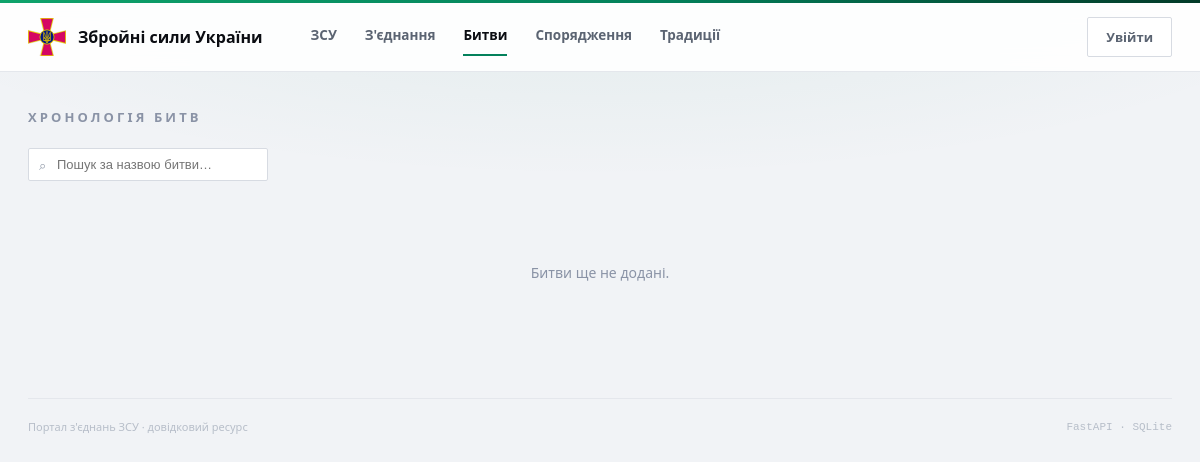
Before: /battles with the older database file.
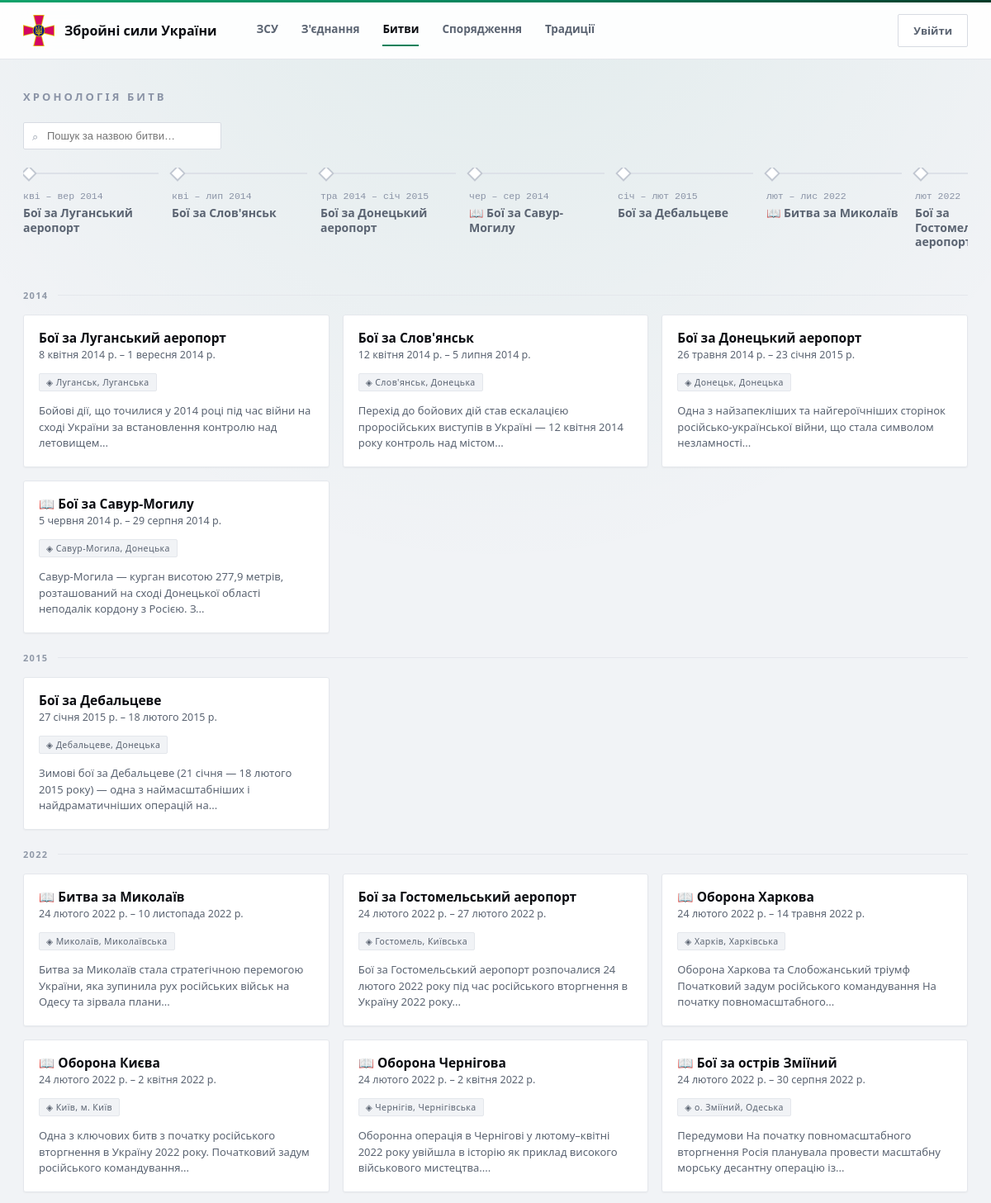
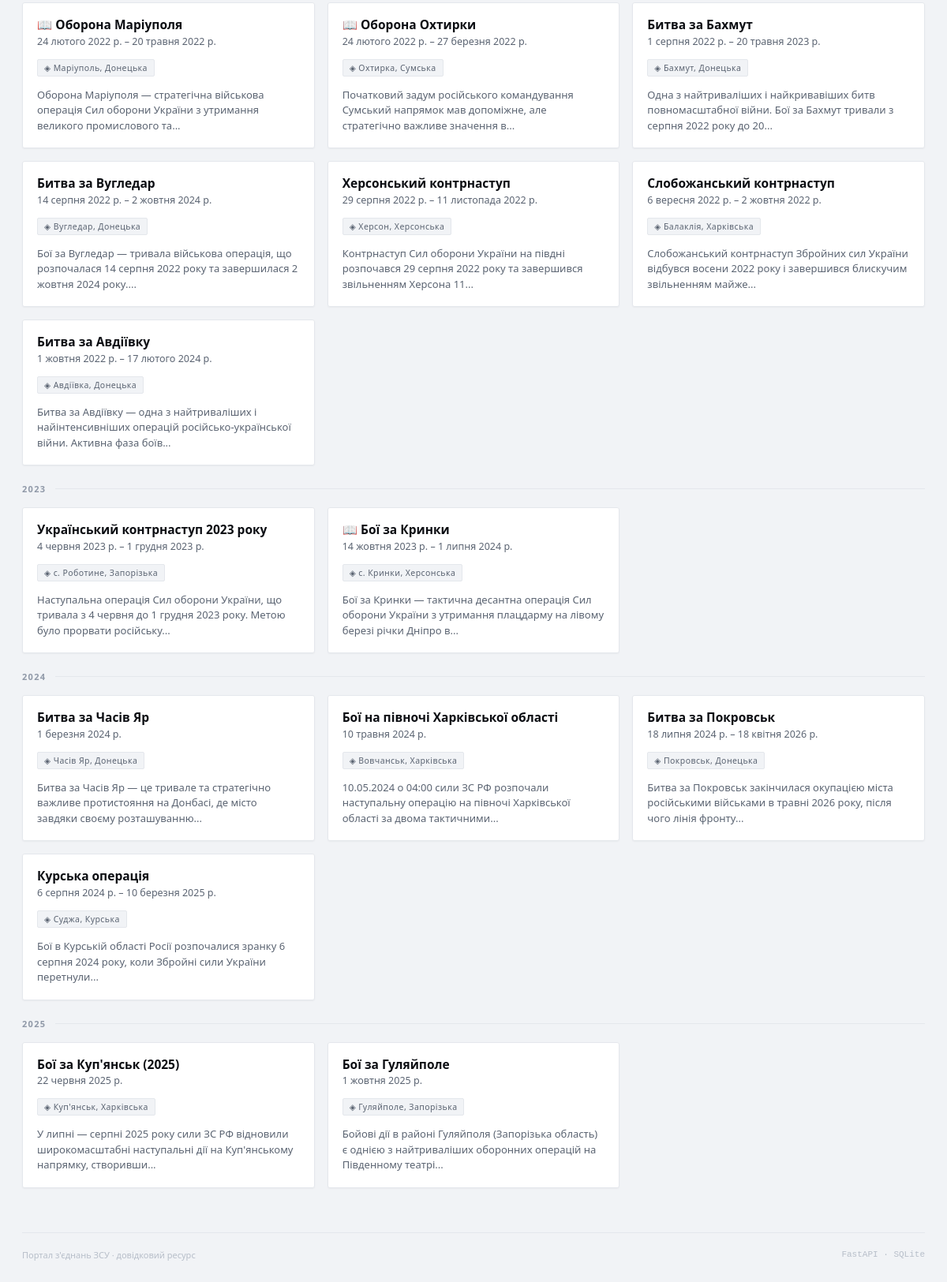
After: the same page with the newer database file (2 pictures, top to bottom).
### tables this page shows
CREATE TABLE battles (
    battle_id      INTEGER PRIMARY KEY,
    name           TEXT NOT NULL,
    location_id    INTEGER REFERENCES locations (location_id),
    start_date     DATE,
    end_date       DATE,
    description    TEXT,
    created_at     TIMESTAMP NOT NULL DEFAULT CURRENT_TIMESTAMP,
    updated_at     TIMESTAMP NOT NULL DEFAULT CURRENT_TIMESTAMP,
    CHECK (start_date IS NULL OR end_date IS NULL OR start_date <= end_date)
);

CREATE TABLE locations (
    location_id   INTEGER PRIMARY KEY,
    city_name     TEXT NOT NULL,
    region_id     INTEGER NOT NULL REFERENCES regions (region_id),
    created_at    TIMESTAMP NOT NULL DEFAULT CURRENT_TIMESTAMP,
    updated_at    TIMESTAMP NOT NULL DEFAULT CURRENT_TIMESTAMP,
    UNIQUE (city_name, region_id)
);

CREATE TABLE regions (
    region_id      INTEGER PRIMARY KEY,
    region_name    TEXT NOT NULL UNIQUE,
    created_at     TIMESTAMP NOT NULL DEFAULT CURRENT_TIMESTAMP,
    updated_at     TIMESTAMP NOT NULL DEFAULT CURRENT_TIMESTAMP
);

### app/routers/battles.py (the view)
@router.get("")
def list_battles(request: Request, db: sqlite3.Connection = Depends(get_db)):
    rows = db.execute(
        """SELECT b.battle_id, b.name, b.start_date, b.end_date, b.description, l.city_name, r.region_name
           FROM battles b
           LEFT JOIN locations l ON b.location_id = l.location_id
           LEFT JOIN regions r ON l.region_id = r.region_id
           ORDER BY b.start_date"""
    ).fetchall()
    battles = []
    for r in rows:
        battle = dict(r)
        battle["status"] = _battle_status(r["start_date"], r["end_date"])
        battle["period"] = _format_period(r["start_date"], r["end_date"])
        battle["year"] = r["start_date"][:4] if r["start_date"] else None
        battles.append(battle)
    return templates.TemplateResponse(request, "battles_list.html", {"battles": battles})

### app/templates/battles_list.html (shortened to what this page needs)
{% extends "base.html" %}
{% block content %}
<div class="page-eyebrow">Хронологія битв</div>
<div class="toolbar">
  <div class="search search--inline">
    <input id="battle-search" placeholder="Пошук за назвою битви…" autocomplete="off">
  </div>
</div>
{% if battles %}
<div class="timeline" id="battles-timeline">
  <div class="timeline__track">
    {% for b in battles %}
      <a class="timeline__node battle-row {{ 'is-active' if b.status == 'триває' }}" data-name="{{ b.name|lower }}" href="/battles/{{ b.battle_id }}">
        <div class="line">
          <span class="diamond"></span>
          <span class="bar"></span>
        </div>
        <div class="period">{{ b.period }}</div>
        <div class="name">{{ b.name }}</div>
      </a>
    {% endfor %}
  </div>
</div>
{% endif %}
<div class="grid-cards" id="battles-cards">
  {% for b in battles %}
    {% if loop.first or b.year != battles[loop.index0 - 1].year %}
      <div class="divider"><span>{{ b.year or 'Без дати' }}</span></div>
    {% endif %}
    <a class="card battle-row" data-name="{{ b.name|lower }}" href="/battles/{{ b.battle_id }}">
      <div class="card__head">
        <span class="card__title">
          <span class="card__name">{{ b.name }}</span>
          <span class="card__sub mono">{{ b.start_date | uk_date }}{% if b.end_date %} – {{ b.end_date | uk_date }}{% endif %}</span>
        </span>
      </div>
      {% if b.city_name %}<div class="tags"><span class="tag">◈ {{ b.city_name }}{% if b.region_name %}, {{ b.region_name }}{% endif %}</span></div>{% endif %}
      {% if b.description %}<div style="color:var(--muted);font-size:13px;line-height:1.5">{{ b.description|striptags|truncate(120) }}</div>{% endif %}
    </a>
  {% else %}
    <div class="empty" style="grid-column:1/-1">Битви ще не додані.</div>
  {% endfor %}
</div>
{% endblock %}

Changed rows visible on the page:
added battles: period "кві – вер 2014", name "Бої за Луганський аеропорт", year "2014", start_date|uk_date "8 квітня 2014 р.", end_date|uk_date "1 вересня 2014 р.", city_name "Луганськ", region_name "Луганська", description "Бойові дії, що точилися у 2014 році під час війни на сході України за встановлення контролю над летовищем..."
added battles: period "кві – лип 2014", name "Бої за Слов'янськ", start_date|uk_date "12 квітня 2014 р.", end_date|uk_date "5 липня 2014 р.", city_name "Слов'янськ", region_name "Донецька", description "Перехід до бойових дій став ескалацією проросійських виступів в Україні — 12 квітня 2014 року контроль над містом..."
added battles: period "тра 2014 – січ 2015", name "Бої за Донецький аеропорт", start_date|uk_date "26 травня 2014 р.", end_date|uk_date "23 січня 2015 р.", city_name "Донецьк", region_name "Донецька", description "Одна з найзапекліших та найгероїчніших сторінок російсько-української війни, що стала символом незламності..."
added battles: period "чер – сер 2014", name "📖 Бої за Савур-Могилу", start_date|uk_date "5 червня 2014 р.", end_date|uk_date "29 серпня 2014 р.", city_name "Савур-Могила", region_name "Донецька", description "Савур-Могила — курган висотою 277,9 метрів, розташований на сході Донецької області неподалік кордону з Росією. З..."
added battles: period "січ – лют 2015", name "Бої за Дебальцеве", year "2015", start_date|uk_date "27 січня 2015 р.", end_date|uk_date "18 лютого 2015 р.", city_name "Дебальцеве", region_name "Донецька", description "Зимові бої за Дебальцеве (21 січня — 18 лютого 2015 року) — одна з наймасштабніших і найдраматичніших операцій на..."
added battles: period "лют – лис 2022", name "📖 Битва за Миколаїв", year "2022", start_date|uk_date "24 лютого 2022 р.", end_date|uk_date "10 листопада 2022 р.", city_name "Миколаїв", region_name "Миколаївська", description "Битва за Миколаїв стала стратегічною перемогою України, яка зупинила рух російських військ на Одесу та зірвала плани..."
added battles: period "лют 2022", name "Бої за…", name "Бої за Гостомельський аеропорт", start_date|uk_date "24 лютого 2022 р.", end_date|uk_date "27 лютого 2022 р.", city_name "Гостомель", region_name "Київська", description "Бої за Гостомельський аеропорт розпочалися 24 лютого 2022 року під час російського вторгнення в Україну 2022 року..."
added battles: name "📖 Оборона Харкова", start_date|uk_date "24 лютого 2022 р.", end_date|uk_date "14 травня 2022 р.", city_name "Харків", region_name "Харківська", description "Оборона Харкова та Слобожанський тріумф Початковий задум російського командування На початку повномасштабного..."
added battles: name "📖 Оборона Києва", start_date|uk_date "24 лютого 2022 р.", end_date|uk_date "2 квітня 2022 р.", city_name "Київ", region_name "м. Київ", description "Одна з ключових битв з початку російського вторгнення в Україну 2022 року. Початковий задум російського командування..."
added battles: name "📖 Оборона Чернігова", start_date|uk_date "24 лютого 2022 р.", end_date|uk_date "2 квітня 2022 р.", city_name "Чернігів", region_name "Чернігівська", description "Оборонна операція в Чернігові у лютому–квітні 2022 року увійшла в історію як приклад високого військового мистецтва...."
added battles: name "📖 Бої за острів Зміїний", start_date|uk_date "24 лютого 2022 р.", end_date|uk_date "30 серпня 2022 р.", city_name "о. Зміїний", region_name "Одеська", description "Передумови На початку повномасштабного вторгнення Росія планувала провести масштабну морську десантну операцію із..."
added battles: name "📖 Оборона Маріуполя", start_date|uk_date "24 лютого 2022 р.", end_date|uk_date "20 травня 2022 р.", city_name "Маріуполь", region_name "Донецька", description "Оборона Маріуполя — стратегічна військова операція Сил оборони України з утримання великого промислового та..."
added battles: name "📖 Оборона Охтирки", start_date|uk_date "24 лютого 2022 р.", end_date|uk_date "27 березня 2022 р.", city_name "Охтирка", region_name "Сумська", description "Початковий задум російського командування Сумський напрямок мав допоміжне, але стратегічно важливе значення в..."
added battles: name "Битва за Бахмут", start_date|uk_date "1 серпня 2022 р.", end_date|uk_date "20 травня 2023 р.", city_name "Бахмут", region_name "Донецька", description "Одна з найтриваліших і найкривавіших битв повномасштабної війни. Бої за Бахмут тривали з серпня 2022 року до 20..."
added battles: name "Битва за Вугледар", start_date|uk_date "14 серпня 2022 р.", end_date|uk_date "2 жовтня 2024 р.", city_name "Вугледар", region_name "Донецька", description "Бої за Вугледар — тривала військова операція, що розпочалася 14 серпня 2022 року та завершилася 2 жовтня 2024 року...."
added battles: name "Херсонський контрнаступ", start_date|uk_date "29 серпня 2022 р.", end_date|uk_date "11 листопада 2022 р.", city_name "Херсон", region_name "Херсонська", description "Контрнаступ Сил оборони України на півдні розпочався 29 серпня 2022 року та завершився звільненням Херсона 11..."
added battles: name "Слобожанський контрнаступ", start_date|uk_date "6 вересня 2022 р.", end_date|uk_date "2 жовтня 2022 р.", city_name "Балаклія", region_name "Харківська", description "Слобожанський контрнаступ Збройних сил України відбувся восени 2022 року і завершився блискучим звільненням майже..."
added battles: name "Битва за Авдіївку", start_date|uk_date "1 жовтня 2022 р.", end_date|uk_date "17 лютого 2024 р.", city_name "Авдіївка", region_name "Донецька", description "Битва за Авдіївку — одна з найтриваліших і найінтенсивніших операцій російсько-української війни. Активна фаза боїв..."
added battles: year "2023", name "Український контрнаступ 2023 року", start_date|uk_date "4 червня 2023 р.", end_date|uk_date "1 грудня 2023 р.", city_name "с. Роботине", region_name "Запорізька", description "Наступальна операція Сил оборони України, що тривала з 4 червня до 1 грудня 2023 року. Метою було прорвати російську..."
added battles: name "📖 Бої за Кринки", start_date|uk_date "14 жовтня 2023 р.", end_date|uk_date "1 липня 2024 р.", city_name "с. Кринки", region_name "Херсонська", description "Бої за Кринки — тактична десантна операція Сил оборони України з утримання плацдарму на лівому березі річки Дніпро в..."
added battles: year "2024", name "Битва за Часів Яр", start_date|uk_date "1 березня 2024 р.", city_name "Часів Яр", region_name "Донецька", description "Битва за Часів Яр — це тривале та стратегічно важливе протистояння на Донбасі, де місто завдяки своєму розташуванню..."
added battles: name "Бої на півночі Харківської області", start_date|uk_date "10 травня 2024 р.", city_name "Вовчанськ", region_name "Харківська", description "10.05.2024 о 04:00 сили ЗС РФ розпочали наступальну операцію на півночі Харківської області за двома тактичними..."
added battles: name "Битва за Покровськ", start_date|uk_date "18 липня 2024 р.", end_date|uk_date "18 квітня 2026 р.", city_name "Покровськ", region_name "Донецька", description "Битва за Покровськ закінчилася окупацією міста російськими військами в травні 2026 року, після чого лінія фронту..."
added battles: name "Курська операція", start_date|uk_date "6 серпня 2024 р.", end_date|uk_date "10 березня 2025 р.", city_name "Суджа", region_name "Курська", description "Бої в Курській області Росії розпочалися зранку 6 серпня 2024 року, коли Збройні сили України перетнули..."
added battles: year "2025", name "Бої за Куп'янськ (2025)", start_date|uk_date "22 червня 2025 р.", city_name "Куп'янськ", region_name "Харківська", description "У липні — серпні 2025 року сили ЗС РФ відновили широкомасштабні наступальні дії на Куп'янському напрямку, створивши..."
added battles: name "Бої за Гуляйполе", start_date|uk_date "1 жовтня 2025 р.", city_name "Гуляйполе", region_name "Запорізька", description "Бойові дії в районі Гуляйполя (Запорізька область) є однією з найтриваліших оборонних операцій на Південному театрі..."
Other visible differences:
text no longer shown: "Битви ще не додані."
